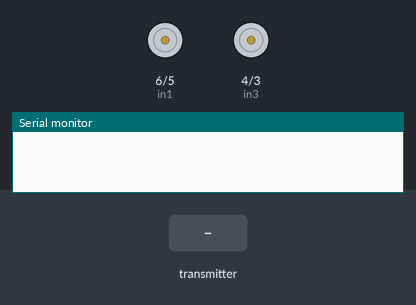
The sketch below on a simulated Arduino Uno, built with avr-gcc and run on an emulated ATmega328P. Shown: motor-driver pin pairs drawn as motors (green arrow = first pin HIGH = forward, orange = second pin HIGH = backward, longer = more drive, scaled by the enable pin), the last lines printed to the serial monitor. The inputs (shaded band) are chosen by the test bench. No radio packets arrive unless stated.

Above: at 1.2 s.
1.3 s: the transmitter starts sending XVal = 0
At 2.2 s:
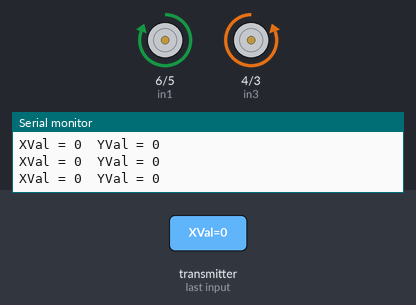
2.8 s: the transmitter starts sending XVal = 512
At 3.4 s:
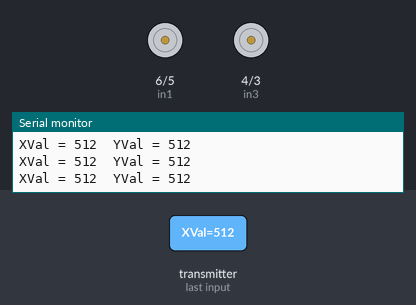
4.3 s: the transmitter starts sending XVal = 1023
At 5.5 s:
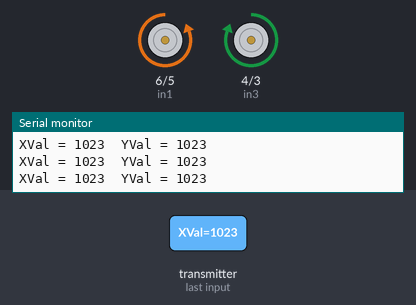
5.8 s: the transmitter starts sending XVal = 512
At 6.9 s:
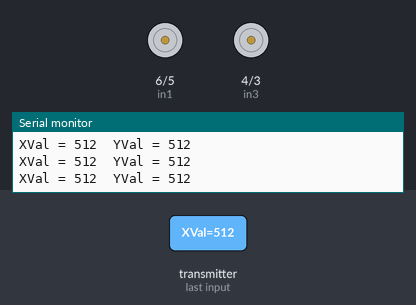
7.3 s: the transmitter starts sending XVal = 256
At 8.0 s:
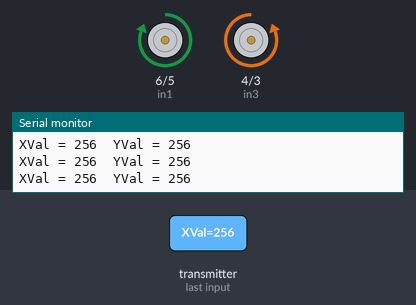
Timing chart, 0 to 9.8 s (numbered marks = the images above; inputs shaded):
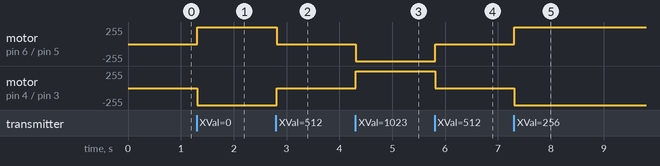

Measured:
- after the input at 1.3 s, motor on pin 6 (in1) / pin 5 (in2): stopped → forward 255/255 at once; motor on pin 4 (in3) / pin 3 (in4): stopped → backward 255/255 at once
- after the input at 2.8 s, motor on pin 6 (in1) / pin 5 (in2): forward 255/255 → stopped at once; motor on pin 4 (in3) / pin 3 (in4): backward 255/255 → stopped at once
- after the input at 4.3 s, motor on pin 6 (in1) / pin 5 (in2): stopped → backward 255/255 at once; motor on pin 4 (in3) / pin 3 (in4): stopped → forward 255/255 at once
- after the input at 5.8 s, motor on pin 6 (in1) / pin 5 (in2): backward 255/255 → stopped at once; motor on pin 4 (in3) / pin 3 (in4): forward 255/255 → stopped at once
- after the input at 7.3 s, motor on pin 6 (in1) / pin 5 (in2): stopped → forward 255/255 at once; motor on pin 4 (in3) / pin 3 (in4): stopped → backward 255/255 at once

The sketch:

RC_car_2_motor_receiver.ino
```cpp
#include <SPI.h>
#include <nRF24L01.h>
#include <RF24.h>

RF24 radio(7, 8); // CE, CSN

const byte address[6] = "00001";

int enA = 12;
int in1 = 6;
int in2 = 5;

int enB = 13;
int in3 = 4;
int in4 = 3;

int MotorSpeed1 = 0;
int MotorSpeed2 = 0;

int mtrspd = 200;

int XVal, YVal;

void setup() {

  Serial.begin(9600);
  radio.begin();
  radio.openReadingPipe(0, address);
  radio.setPALevel(RF24_PA_MIN);
  radio.startListening();
  pinMode(enA, OUTPUT);
  pinMode(enB, OUTPUT);
  pinMode(in1, OUTPUT);
  pinMode(in2, OUTPUT);
  pinMode(in3, OUTPUT);
  pinMode(in4, OUTPUT);
}

void loop() {


  if (radio.available()) {

    radio.read(&XVal, sizeof(XVal));
    Serial.print("XVal = ");
    Serial.print(XVal);
    delay(10);

    radio.read(&YVal, sizeof(YVal));
    Serial.print("  YVal = ");
    Serial.println(YVal);

    if (XVal > 560){

      digitalWrite(in1, LOW);
      digitalWrite(in2, HIGH);

      digitalWrite(in3, HIGH);
      digitalWrite(in4, LOW);

      MotorSpeed1 = mtrspd;
      MotorSpeed2 = mtrspd;

      analogWrite(enA, MotorSpeed1);
      analogWrite(enB, MotorSpeed2);
    }

    else if (XVal < 460){

      digitalWrite(in1, HIGH);
      digitalWrite(in2, LOW);

      digitalWrite(in3, LOW);
      digitalWrite(in4, HIGH);

      MotorSpeed1 = mtrspd;
      MotorSpeed2 = mtrspd;

      analogWrite(enA, MotorSpeed1);
      analogWrite(enB, MotorSpeed2);
    }

    else if (YVal < 460){

      digitalWrite(in1, LOW);
      digitalWrite(in2, HIGH);

      digitalWrite(in3, LOW);
      digitalWrite(in4, HIGH);

      MotorSpeed1 = mtrspd;
      MotorSpeed2 = mtrspd;

      analogWrite(enA, MotorSpeed1);
      analogWrite(enB, MotorSpeed2);
    }

    else if (YVal > 560){

      digitalWrite(in1, HIGH);
      digitalWrite(in2, LOW);

      digitalWrite(in3, HIGH);
      digitalWrite(in4, LOW);

      MotorSpeed1 = mtrspd;
      MotorSpeed2 = mtrspd;

      analogWrite(enA, MotorSpeed1);
      analogWrite(enB, MotorSpeed2);
  }
    else
{
      MotorSpeed1 = 0;
      MotorSpeed2 = 0;

      analogWrite(enA, MotorSpeed1);
      analogWrite(enB, MotorSpeed2);
}      }}

//This code facilitates wireless communication between arduino unos using nRF24L01 modules.
//A joystick connected to the transmitting arduino sends motor information to the receiving arduino which controls 2 dc motors,
//therefore controlling the small, 3d printed, 3-wheel vehicle they are attached to.
```
